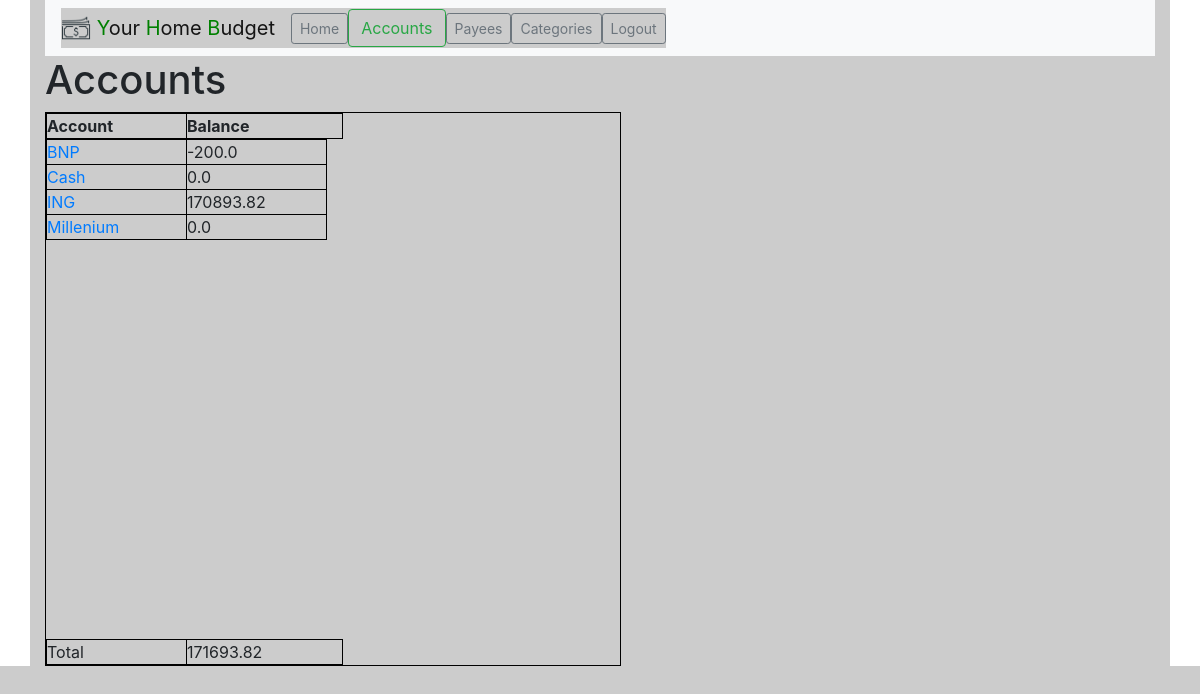
Page /accounts (signed in) on the committed database.
### tables this page shows
CREATE TABLE account (account_id INTEGER PRIMARY KEY, account_name TEXT NOT NULL, user_id INTEGER NOT NULL, starting_balance REAL DEFAULT 0, account_hide INTEGER DEFAULT 0);

### app/views.py (the view)
@app.route("/accounts")
@login_required
def accounts():
    st_name = "Accounts"
    user_id = session["user_id"]
    user_accounts_list = []
    with sql.connect("sqlite.db") as con:
        cur = con.cursor()
        cur.execute(
            """SELECT * FROM account WHERE user_id = ?
            ORDER BY account_name COLLATE NOCASE ASC""",
            (user_id,))
        user_accounts = cur.fetchall()
        if not user_accounts:
            flash("You don't have any account", "error")
            return redirect("/")
        total_accounts = 0 # total balance all accounts
        for acc in user_accounts:
            account_dict = {}
            account_dict["account_id"] = acc[0]
            account_dict["account_name"] = acc[1]
            balance = acc[3] # starting balance
            cur.execute("""SELECT * FROM transactions
                        WHERE user_id = ? AND account_id = ?""",
                        (user_id, account_dict["account_id"]))
            trans_db = cur.fetchall()
            for tran in trans_db:
                balance = round(float(balance + tran[4]), 2)
            account_dict["balance"] = balance # current balance
            total_accounts += balance
            account_dict["account_hide"] = acc[4]
            user_accounts_list.append(account_dict)
    con.close()
    return render_template(
        "accounts.html", user_accounts_list=user_accounts_list,
        total_accounts=total_accounts, st_name=st_name)

### app/helpers.py (called while the page is built)
def login_required(f):
    @wraps(f)
    def decorated_function(*args, **kwargs):
        if session.get('user_id') is None:
            return redirect("/login")
        return f(*args, **kwargs)
    return decorated_function

### app/views.py (called while the page is built)
@app.after_request
def after_request(response):
    response.headers["Cache-Control"] = "no-cache, no-store, must-revalidate"
    response.headers["Expires"] = 0
    response.headers["Pragma"] = "no-cache"
    return response

@app.context_processor
def inject_dict_for_all_templates():
    return dict(href_dict=href_dict)

### app/templates/accounts.html (shortened to what this page needs)
{% extends "layout.html" %}
{% block main %}
    <h1>Accounts</h1>
    <table>
        <thead>
            <tr>
                <th>Account</th>
                <th>Balance</th>
            </tr>
        </thead>
        <tfoot>
            <td>Total</td>
            <td>{{ total_accounts }}</td>
        </tfoot>
        <tbody>
            {% for acc in user_accounts_list %}
                {% if acc['account_hide'] == 0 %}
                <tr>
                    <td>
                        <a href="/account/{{ acc['account_name'] }}">
                        {{ acc["account_name"] }}
                        </a>
                    </td>
                    <td>{{ acc["balance"] }}</td>
                </tr>
                {% endif %}
            {% endfor %}
        </tbody>
    </table>
{% endblock %}

### app/static/style.css (style rules this page uses)
* { background-color: #ccc; margin: 0; padding: 0; }
table { width: 576px; border-spacing: 0; border: 1px solid black; border-collapse: collapse; }
tbody, tfoot tr, thead tr { display: block; }
tbody { height: 500px; overflow-y: auto; overflow-x: hidden; }
tbody td, thead th, tfoot td { width: 140px; }
thead th:last-child, tfoot td:last-child { width: 156px; }
th, td { border-spacing: 0; border: 1px solid black; border-collapse: collapse; }

### rows in the picture
account: account_name "BNP", balance "-200.0"
account: account_name "Cash", balance "0.0"
account: account_name "ING", balance "170893.82"
account: account_name "Millenium", balance "0.0"

### other values in the picture
{{ element }} "Home" "Payees" "Categories" "Logout"
{{ element }} "Accounts"
{{ total_accounts }} "171693.82"
